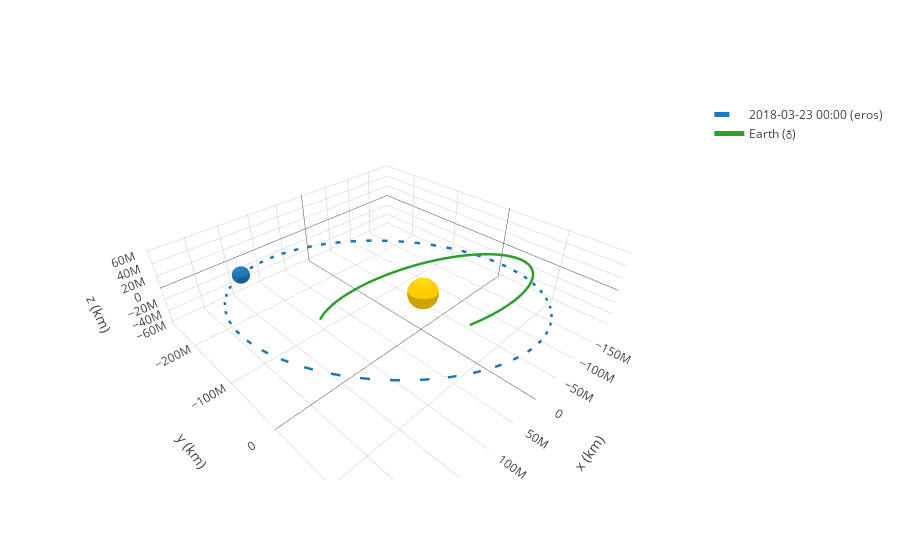

Here is the notebook cell this chart was saved with:
### Code cell
frame = OrbitPlotter3D()

frame.plot(eros, label='eros')
frame.plot_trajectory(rr_earth, label=Earth)

frame.show()
